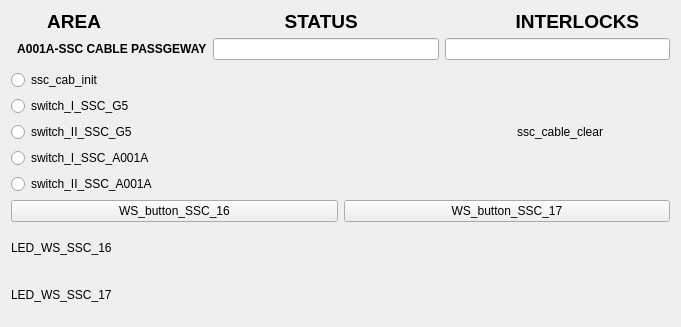
<?xml version="1.0" encoding="UTF-8"?>
<ui version="4.0">
 <class>Form</class>
 <widget class="QWidget" name="Form">
  <property name="geometry">
   <rect>
    <x>0</x>
    <y>0</y>
    <width>681</width>
    <height>327</height>
   </rect>
  </property>
  <property name="windowTitle">
   <string>Form</string>
  </property>
  <layout class="QVBoxLayout" name="verticalLayout_3">
   <item>
    <widget class="QLabel" name="label_4">
     <property name="maximumSize">
      <size>
       <width>16777215</width>
       <height>21</height>
      </size>
     </property>
     <property name="font">
      <font>
       <pointsize>14</pointsize>
       <weight>75</weight>
       <bold>true</bold>
      </font>
     </property>
     <property name="text">
      <string>       AREA                                   STATUS                              INTERLOCKS </string>
     </property>
    </widget>
   </item>
   <item>
    <layout class="QVBoxLayout" name="verticalLayout">
     <item>
      <layout class="QFormLayout" name="formLayout_2">
       <property name="fieldGrowthPolicy">
        <enum>QFormLayout::AllNonFixedFieldsGrow</enum>
       </property>
       <item row="0" column="0">
        <widget class="QLabel" name="label_2">
         <property name="font">
          <font>
           <weight>75</weight>
           <bold>true</bold>
          </font>
         </property>
         <property name="text">
          <string>  A001A-SSC CABLE PASSGEWAY</string>
         </property>
        </widget>
       </item>
       <item row="0" column="1">
        <layout class="QHBoxLayout" name="horizontalLayout">
         <item>
          <widget class="QELineEdit" name="qelineedit_2">
           <property name="alignment">
            <set>Qt::AlignCenter</set>
           </property>
           <property name="variable" stdset="0">
            <string>VCS:SSCCAB-CLR-STATS</string>
           </property>
           <property name="format" stdset="0">
            <enum>QELineEdit::Default</enum>
           </property>
          </widget>
         </item>
         <item>
          <widget class="QELineEdit" name="qelineedit">
           <property name="alignment">
            <set>Qt::AlignCenter</set>
           </property>
           <property name="variable" stdset="0">
            <string>VCS:SSCCAB-INTLCK-STATS</string>
           </property>
          </widget>
         </item>
        </layout>
       </item>
      </layout>
     </item>
    </layout>
   </item>
   <item>
    <layout class="QHBoxLayout" name="horizontalLayout_9">
     <item>
      <layout class="QVBoxLayout" name="verticalLayout_2">
       <item>
        <widget class="QERadioButton" name="qeradiobutton_6">
         <property name="text">
          <string>ssc_cab_init</string>
         </property>
         <property name="autoExclusive">
          <bool>false</bool>
         </property>
         <property name="variable" stdset="0">
          <string>VCS:SSCCAB-INIT</string>
         </property>
         <property name="format" stdset="0">
          <enum>QERadioButton::LocalEnumeration</enum>
         </property>
         <property name="pressText">
          <string>0</string>
         </property>
         <property name="releaseText">
          <string>1</string>
         </property>
        </widget>
       </item>
       <item>
        <widget class="QERadioButton" name="qeradiobutton_5">
         <property name="text">
          <string>switch_I_SSC_G5</string>
         </property>
         <property name="autoExclusive">
          <bool>false</bool>
         </property>
         <property name="variable" stdset="0">
          <string>VCS:SW-I-SSC-G5</string>
         </property>
         <property name="format" stdset="0">
          <enum>QERadioButton::LocalEnumeration</enum>
         </property>
         <property name="pressText">
          <string>0</string>
         </property>
         <property name="releaseText">
          <string>1</string>
         </property>
        </widget>
       </item>
       <item>
        <widget class="QERadioButton" name="qeradiobutton">
         <property name="text">
          <string>switch_II_SSC_G5</string>
         </property>
         <property name="autoExclusive">
          <bool>false</bool>
         </property>
         <property name="variable" stdset="0">
          <string>VCS:SW-II-SSC-G5</string>
         </property>
         <property name="format" stdset="0">
          <enum>QERadioButton::LocalEnumeration</enum>
         </property>
         <property name="pressText">
          <string>0</string>
         </property>
         <property name="releaseText">
          <string>1</string>
         </property>
        </widget>
       </item>
       <item>
        <widget class="QERadioButton" name="qeradiobutton_4">
         <property name="text">
          <string>switch_I_SSC_A001A</string>
         </property>
         <property name="variable" stdset="0">
          <string>VCS:SW-I-SSC-A001A</string>
         </property>
         <property name="format" stdset="0">
          <enum>QERadioButton::LocalEnumeration</enum>
         </property>
         <property name="pressText">
          <string>0</string>
         </property>
         <property name="releaseText">
          <string>1</string>
         </property>
        </widget>
       </item>
       <item>
        <widget class="QERadioButton" name="qeradiobutton_2">
         <property name="text">
          <string>switch_II_SSC_A001A</string>
         </property>
         <property name="autoExclusive">
          <bool>false</bool>
         </property>
         <property name="variable" stdset="0">
          <string>VCS:SW-II-SSC-A001A</string>
         </property>
         <property name="format" stdset="0">
          <enum>QERadioButton::Integer</enum>
         </property>
         <property name="pressText">
          <string>0</string>
         </property>
         <property name="releaseText">
          <string>1</string>
         </property>
        </widget>
       </item>
      </layout>
     </item>
     <item>
      <spacer name="horizontalSpacer">
       <property name="orientation">
        <enum>Qt::Horizontal</enum>
       </property>
       <property name="sizeHint" stdset="0">
        <size>
         <width>40</width>
         <height>20</height>
        </size>
       </property>
      </spacer>
     </item>
     <item>
      <layout class="QHBoxLayout" name="horizontalLayout_8">
       <item>
        <widget class="QLabel" name="label_9">
         <property name="maximumSize">
          <size>
           <width>16777215</width>
           <height>20</height>
          </size>
         </property>
         <property name="text">
          <string>ssc_cable_clear</string>
         </property>
        </widget>
       </item>
       <item>
        <widget class="QEBitStatus" name="qebitstatus_3">
         <property name="minimumSize">
          <size>
           <width>61</width>
           <height>41</height>
          </size>
         </property>
         <property name="maximumSize">
          <size>
           <width>61</width>
           <height>41</height>
          </size>
         </property>
         <property name="numberOfBits">
          <number>1</number>
         </property>
         <property name="shape">
          <enum>QBitStatus::Circle</enum>
         </property>
         <property name="offColour">
          <color>
           <red>0</red>
           <green>77</green>
           <blue>0</blue>
          </color>
         </property>
         <property name="variable" stdset="0">
          <string>VCS:SSCCAB-CLR</string>
         </property>
        </widget>
       </item>
      </layout>
     </item>
    </layout>
   </item>
   <item>
    <layout class="QHBoxLayout" name="horizontalLayout_10">
     <item>
      <widget class="QEPushButton" name="qepushbutton">
       <property name="text">
        <string>WS_button_SSC_16</string>
       </property>
       <property name="variable" stdset="0">
        <string>VCS:WS-BUT-SSC-16</string>
       </property>
       <property name="writeOnPress">
        <bool>true</bool>
       </property>
       <property name="writeOnRelease">
        <bool>true</bool>
       </property>
       <property name="writeOnClick">
        <bool>false</bool>
       </property>
       <property name="pressText">
        <string>0</string>
       </property>
       <property name="releaseText">
        <string>1</string>
       </property>
      </widget>
     </item>
     <item>
      <widget class="QEPushButton" name="qepushbutton_2">
       <property name="text">
        <string>WS_button_SSC_17</string>
       </property>
       <property name="variable" stdset="0">
        <string>VCS:WS-BUT-SSC-17</string>
       </property>
       <property name="writeOnPress">
        <bool>true</bool>
       </property>
       <property name="writeOnRelease">
        <bool>true</bool>
       </property>
       <property name="writeOnClick">
        <bool>false</bool>
       </property>
       <property name="pressText">
        <string>0</string>
       </property>
       <property name="releaseText">
        <string>1</string>
       </property>
      </widget>
     </item>
    </layout>
   </item>
   <item>
    <layout class="QHBoxLayout" name="horizontalLayout_7">
     <item>
      <widget class="QLabel" name="label_8">
       <property name="maximumSize">
        <size>
         <width>16777215</width>
         <height>20</height>
        </size>
       </property>
       <property name="text">
        <string>LED_WS_SSC_16</string>
       </property>
      </widget>
     </item>
     <item>
      <widget class="QEBitStatus" name="qebitstatus_5">
       <property name="minimumSize">
        <size>
         <width>61</width>
         <height>41</height>
        </size>
       </property>
       <property name="maximumSize">
        <size>
         <width>61</width>
         <height>41</height>
        </size>
       </property>
       <property name="numberOfBits">
        <number>1</number>
       </property>
       <property name="shape">
        <enum>QBitStatus::Circle</enum>
       </property>
       <property name="offColour">
        <color>
         <red>0</red>
         <green>76</green>
         <blue>0</blue>
        </color>
       </property>
       <property name="variable" stdset="0">
        <string>VCS:LED-WS-SSC-16</string>
       </property>
      </widget>
     </item>
    </layout>
   </item>
   <item>
    <layout class="QHBoxLayout" name="horizontalLayout_6">
     <item>
      <widget class="QLabel" name="label_7">
       <property name="maximumSize">
        <size>
         <width>16777215</width>
         <height>20</height>
        </size>
       </property>
       <property name="text">
        <string>LED_WS_SSC_17</string>
       </property>
      </widget>
     </item>
     <item>
      <widget class="QEBitStatus" name="qebitstatus_4">
       <property name="minimumSize">
        <size>
         <width>61</width>
         <height>41</height>
        </size>
       </property>
       <property name="maximumSize">
        <size>
         <width>61</width>
         <height>41</height>
        </size>
       </property>
       <property name="numberOfBits">
        <number>1</number>
       </property>
       <property name="shape">
        <enum>QBitStatus::Circle</enum>
       </property>
       <property name="offColour">
        <color>
         <red>0</red>
         <green>70</green>
         <blue>0</blue>
        </color>
       </property>
       <property name="variable" stdset="0">
        <string>VCS:LED-WS-SSC-17</string>
       </property>
       <property name="variableSubstitutions" stdset="0">
        <string/>
       </property>
      </widget>
     </item>
    </layout>
   </item>
  </layout>
  <zorder>label_4</zorder>
  <zorder></zorder>
 </widget>
 <customwidgets>
  <customwidget>
   <class>QEBitStatus</class>
   <extends>QBitStatus</extends>
   <header>QEBitStatus.h</header>
  </customwidget>
  <customwidget>
   <class>QELineEdit</class>
   <extends>QLineEdit</extends>
   <header>QELineEdit.h</header>
  </customwidget>
  <customwidget>
   <class>QEPushButton</class>
   <extends>QPushButton</extends>
   <header>QEPushButton.h</header>
  </customwidget>
  <customwidget>
   <class>QERadioButton</class>
   <extends>QRadioButton</extends>
   <header>QERadioButton.h</header>
  </customwidget>
  <customwidget>
   <class>QBitStatus</class>
   <extends>QWidget</extends>
   <header>QBitStatus.h</header>
  </customwidget>
 </customwidgets>
 <resources/>
 <connections/>
</ui>
